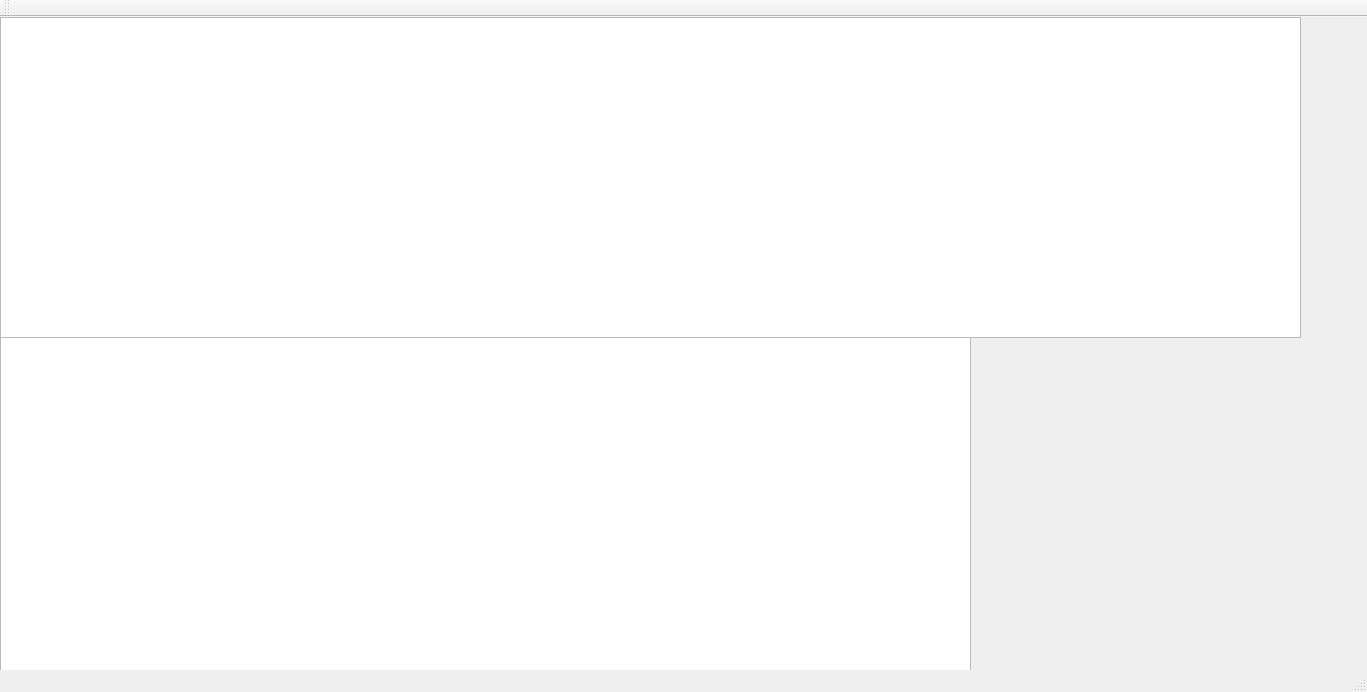
<?xml version="1.0" encoding="UTF-8"?>
<ui version="4.0">
 <class>table</class>
 <widget class="QMainWindow" name="table">
  <property name="geometry">
   <rect>
    <x>0</x>
    <y>0</y>
    <width>1367</width>
    <height>692</height>
   </rect>
  </property>
  <property name="windowTitle">
   <string>table</string>
  </property>
  <widget class="QWidget" name="centralWidget">
   <widget class="QTableView" name="tableView">
    <property name="geometry">
     <rect>
      <x>0</x>
      <y>0</y>
      <width>1301</width>
      <height>321</height>
     </rect>
    </property>
   </widget>
   <widget class="QTableView" name="tableView_2">
    <property name="geometry">
     <rect>
      <x>0</x>
      <y>320</y>
      <width>971</width>
      <height>461</height>
     </rect>
    </property>
   </widget>
  </widget>
  <widget class="QMenuBar" name="menuBar">
   <property name="geometry">
    <rect>
     <x>0</x>
     <y>0</y>
     <width>1367</width>
     <height>26</height>
    </rect>
   </property>
  </widget>
  <widget class="QToolBar" name="mainToolBar">
   <attribute name="toolBarArea">
    <enum>TopToolBarArea</enum>
   </attribute>
   <attribute name="toolBarBreak">
    <bool>false</bool>
   </attribute>
  </widget>
  <widget class="QStatusBar" name="statusBar"/>
 </widget>
 <layoutdefault spacing="6" margin="11"/>
 <resources/>
 <connections/>
</ui>
